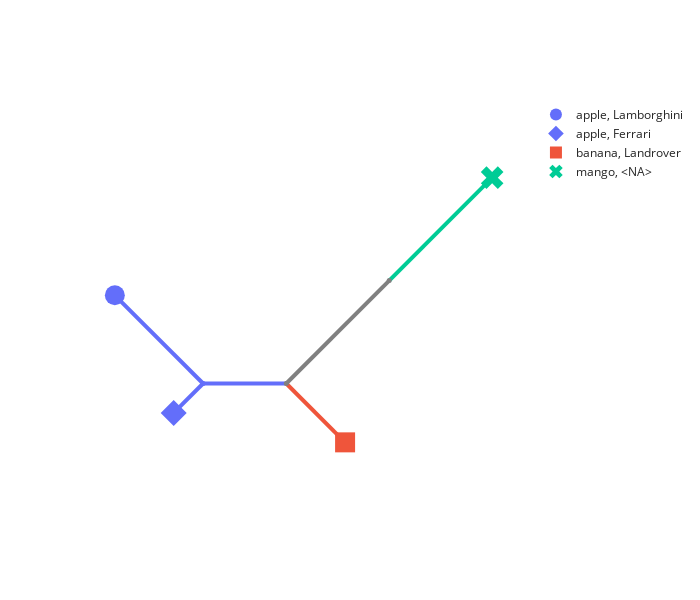

Notebook cell for this chart:
### Code cell
anjl.plot(
    Z=Z1r,
    leaf_data=ld1,
    hover_name="name",
    hover_data=["fruit", "vegetable", "animal", "car"],
    color="fruit",
    marker_size=20,
    symbol="car",
    internal_marker_size=5,
    line_width=4,
)

### Figure 1 — Plotly figure (JSON) as saved in the notebook; plotly's stock layout.template omitted (floating-point values rounded to 4 significant figures)
{"data": [{"hovertemplate": "fruit=apple<br>x=%{x}<br>y=%{y}<extra></extra>", "legendgroup": "apple", "line": {"color": "#636EFA", "dash": "solid", "width": 4}, "marker": {"symbol": "circle"}, "mode": "lines", "name": "apple", "orientation": "v", "showlegend": false, "type": "scatter", "x": [-2.475, -4.475, null, -4.475, -5.182, null, -4.475, -6.596, null], "xaxis": "x", "y": [-2.475, -2.475, null, -2.475, -3.182, null, -2.475, -0.3536, null], "yaxis": "y"}, {"hovertemplate": "fruit=banana<br>x=%{x}<br>y=%{y}<extra></extra>", "legendgroup": "banana", "line": {"color": "#EF553B", "dash": "solid", "width": 4}, "marker": {"symbol": "circle"}, "mode": "lines", "name": "banana", "orientation": "v", "showlegend": false, "type": "scatter", "x": [-2.475, -1.061, null], "xaxis": "x", "y": [-2.475, -3.889, null], "yaxis": "y"}, {"hovertemplate": "fruit=mango<br>x=%{x}<br>y=%{y}<extra></extra>", "legendgroup": "mango", "line": {"color": "#00CC96", "dash": "solid", "width": 4}, "marker": {"symbol": "circle"}, "mode": "lines", "name": "mango", "orientation": "v", "showlegend": false, "type": "scatter", "x": [0, 2.475, null], "xaxis": "x", "y": [0, 2.475, null], "yaxis": "y"}, {"hovertemplate": "fruit=<br>x=%{x}<br>y=%{y}<extra></extra>", "legendgroup": "", "line": {"color": "gray", "dash": "solid", "width": 4}, "marker": {"symbol": "circle"}, "mode": "lines", "name": "", "orientation": "v", "showlegend": false, "type": "scatter", "x": [0, -2.475, null], "xaxis": "x", "y": [0, -2.475, null], "yaxis": "y"}, {"customdata": [["apple", "pea", "ladybird", "Lamborghini"]], "hovertemplate": "<b>%{hovertext}</b><br><br>fruit=%{customdata[0]}<br>car=%{customdata[3]}<br>x=%{x}<br>y=%{y}<br>vegetable=%{customdata[1]}<br>animal=%{customdata[2]}<extra></extra>", "hovertext": ["B"], "legendgroup": "apple, Lamborghini", "marker": {"color": "#636EFA", "size": 20, "symbol": "circle"}, "mode": "markers", "name": "apple, Lamborghini", "orientation": "v", "showlegend": true, "type": "scatter", "x": [-6.596], "xaxis": "x", "y": [-0.3536], "yaxis": "y"}, {"customdata": [["apple", "carrot", "pigeon", "Ferrari"]], "hovertemplate": "<b>%{hovertext}</b><br><br>fruit=%{customdata[0]}<br>car=%{customdata[3]}<br>x=%{x}<br>y=%{y}<br>vegetable=%{customdata[1]}<br>animal=%{customdata[2]}<extra></extra>", "hovertext": ["A"], "legendgroup": "apple, Ferrari", "marker": {"color": "#636EFA", "size": 20, "symbol": "diamond"}, "mode": "markers", "name": "apple, Ferrari", "orientation": "v", "showlegend": true, "type": "scatter", "x": [-5.182], "xaxis": "x", "y": [-3.182], "yaxis": "y"}, {"customdata": [["banana", "cabbage", "pigeon", "Landrover"]], "hovertemplate": "<b>%{hovertext}</b><br><br>fruit=%{customdata[0]}<br>car=%{customdata[3]}<br>x=%{x}<br>y=%{y}<br>vegetable=%{customdata[1]}<br>animal=%{customdata[2]}<extra></extra>", "hovertext": ["C"], "legendgroup": "banana, Landrover", "marker": {"color": "#EF553B", "size": 20, "symbol": "square"}, "mode": "markers", "name": "banana, Landrover", "orientation": "v", "showlegend": true, "type": "scatter", "x": [-1.061], "xaxis": "x", "y": [-3.889], "yaxis": "y"}, {"customdata": [["mango", "cabbage", "spider", "<NA>"]], "hovertemplate": "<b>%{hovertext}</b><br><br>fruit=%{customdata[0]}<br>car=%{customdata[3]}<br>x=%{x}<br>y=%{y}<br>vegetable=%{customdata[1]}<br>animal=%{customdata[2]}<extra></extra>", "hovertext": ["D"], "legendgroup": "mango, <NA>", "marker": {"color": "#00CC96", "size": 20, "symbol": "x"}, "mode": "markers", "name": "mango, <NA>", "orientation": "v", "showlegend": true, "type": "scatter", "x": [2.475], "xaxis": "x", "y": [2.475], "yaxis": "y"}, {"hovertemplate": "<b>%{hovertext}</b><br><br>fruit=apple<br>x=%{x}<br>y=%{y}<extra></extra>", "hovertext": [4], "legendgroup": "apple", "marker": {"color": "#636EFA", "size": 5, "symbol": "circle"}, "mode": "markers", "name": "apple", "orientation": "v", "showlegend": false, "type": "scatter", "x": [-4.475], "xaxis": "x", "y": [-2.475], "yaxis": "y"}, {"hovertemplate": "<b>%{hovertext}</b><br><br>fruit=<br>x=%{x}<br>y=%{y}<extra></extra>", "hovertext": [6, 5], "legendgroup": "", "marker": {"color": "gray", "size": 5, "symbol": "circle"}, "mode": "markers", "name": "", "orientation": "v", "showlegend": false, "type": "scatter", "x": [0, -2.475], "xaxis": "x", "y": [0, -2.475], "yaxis": "y"}], "layout": {"height": 600, "legend": {"itemsizing": "constant", "tracegroupgap": 0}, "width": 700, "xaxis": {"autorange": true, "domain": [0, 1], "mirror": false, "range": [-7.431, 3.31], "showgrid": false, "showline": false, "showticklabels": false, "ticks": "", "title": {}, "type": "linear"}, "yaxis": {"autorange": true, "domain": [0, 1], "mirror": false, "range": [-5.708, 4.294], "scaleanchor": "x", "scaleratio": 1, "showgrid": false, "showline": false, "showticklabels": false, "ticks": "", "title": {}, "type": "linear"}}}
